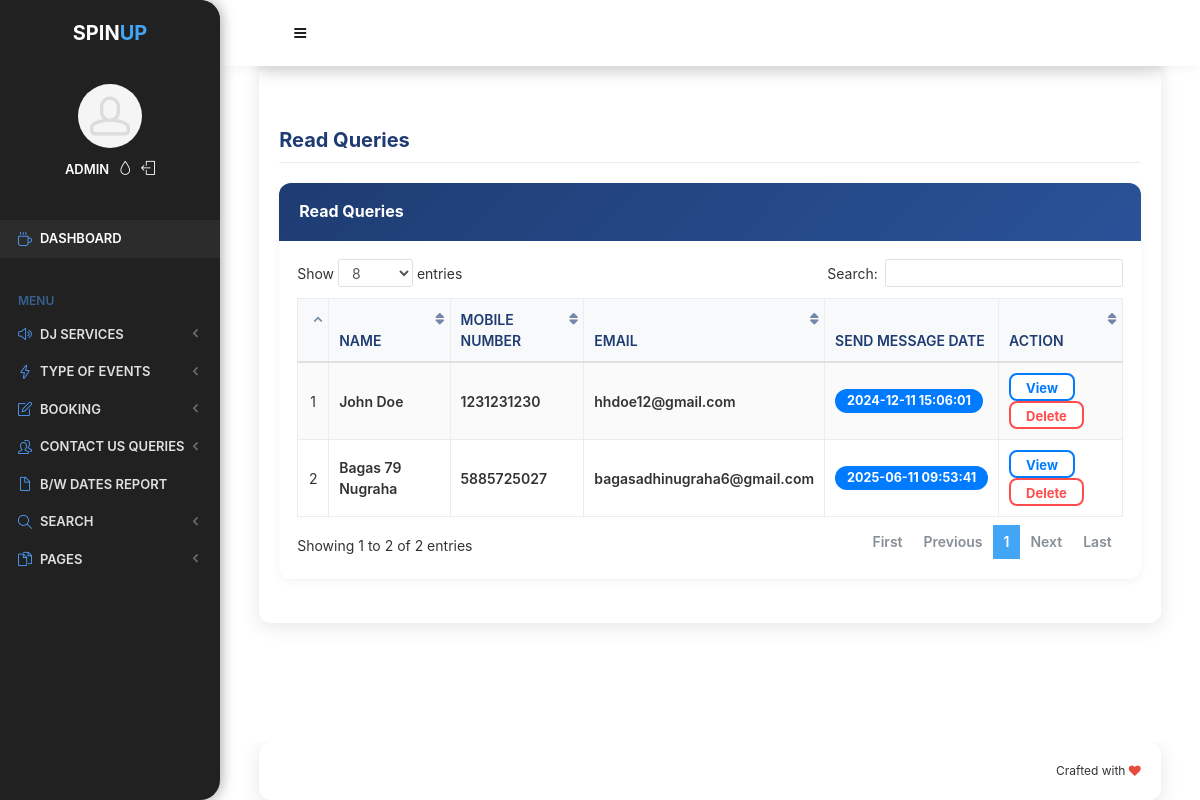
The app's page /odms/admin/read-queries.php (signed in) with its own data.
### tables this page shows
CREATE TABLE `tbluser` (
  `ID` int(10) NOT NULL,
  `Name` varchar(200) DEFAULT NULL,
  `MobileNumber` bigint(10) DEFAULT NULL,
  `Email` varchar(200) DEFAULT NULL,
  `Message` mediumtext DEFAULT NULL,
  `MsgDate` timestamp NULL DEFAULT current_timestamp(),
  `IsRead` int(5) DEFAULT NULL
);

### odms/admin/read-queries.php (the view, shortened to what this page needs)
<?php
if (strlen($_SESSION['odmsaid'] == 0)) {
    header('location:logout.php');
} else {
?>
    <!doctype html>
    <html lang="en" class="no-focus">
    <head>
        <link rel="stylesheet" href="assets/js/plugins/datatables/dataTables.bootstrap4.min.css">
        <link rel="stylesheet" id="css-main" href="assets/css/codebase.min.css">
    </head>
    <body>
        <div id="page-container" class="sidebar-o sidebar-inverse side-scroll page-header-fixed main-content-narrow">
            <?php include_once('includes/sidebar.php'); ?>
            <?php include_once('includes/header.php'); ?>
            <main id="main-container">
                <div class="content">
                    <h2 class="content-heading">Read Queries</h2>
                    <div class="block">
                        <div class="block-header block-header-default">
                            <h3 class="block-title">Read Queries</h3>
                        </div>
                        <div class="block-content block-content-full">
                            <table class="table table-bordered table-striped table-vcenter js-dataTable-full-pagination">
                                <thead>
                                    <tr>
                                        <th class="text-center"></th>
                                        <th class="d-none d-sm-table-cell">Name</th>
                                        <th class="d-none d-sm-table-cell">Mobile Number</th>
                                        <th class="d-none d-sm-table-cell">Email</th>
                                        <th class="d-none d-sm-table-cell">Send Message Date</th>
                                        <th class="d-none d-sm-table-cell" style="width: 15%;">Action</th>
                                    </tr>
                                </thead>
                                <tbody>
                                    <?php
                                    $sql = "SELECT * from tbluser where IsRead='1'";
                                    $query = $dbh->prepare($sql);
                                    $query->execute();
                                    $results = $query->fetchAll(PDO::FETCH_OBJ);
                                    $cnt = 1;
                                    if ($query->rowCount() > 0) {
                                        foreach ($results as $row) { ?>
                                            <tr>
                                                <td class="text-center"><?php echo htmlentities($cnt); ?></td>
                                                <td class="font-w600"><?php echo htmlentities($row->Name); ?></td>
                                                <td class="font-w600"><?php echo htmlentities($row->MobileNumber); ?></td>
                                                <td class="font-w600"><?php echo htmlentities($row->Email); ?></td>
                                                <td class="font-w600">
                                                    <span class="badge badge-primary"><?php echo htmlentities($row->MsgDate); ?></span>
                                                </td>
                                                <td class="d-none d-sm-table-cell">
                                                    <a href="view-user-queries.php?viewid=<?php echo htmlentities($row->ID); ?>" class="btn btn-info btn-sm" target="_blank">View</a>
                                                    <a href="read-queries.php?delid=<?php echo ($row->ID); ?>" onclick="return confirm('Do you really want to Delete ?');" class="btn btn-danger btn-sm">Delete</a>
                                                </td>
                                            </tr>
                                    <?php $cnt = $cnt + 1;
                                        }
                                    } ?>
                                </tbody>
                            </table>
                        </div>
                    </div>
                </div>
            </main>
            <?php include_once('includes/footer.php'); ?>
        </div>
    </body>
    </html>
<?php } ?>

### odms/admin/read-queries.php (style rules this page uses)
body { background: #ffffff; color: #333; }
#page-container { background: transparent; }
.content { background: #ffffff; border-radius: 12px; padding: 20px; box-shadow: 0 4px 20px rgba(0, 0, 0, 0.1); }
.content-heading { color: #1e3c72; font-weight: bold; margin-bottom: 20px; }
.block { background: #ffffff; border-radius: 12px; overflow: hidden; box-shadow: 0 2px 10px rgba(0, 0, 0, 0.05); }
.block-header { background: linear-gradient(135deg, #1e3c72 0%, #2a5298 100%); border-bottom: none; padding: 15px 20px; }
.block-title { color: #ffffff; font-weight: bold; }
.table { background: #ffffff; border-radius: 8px; margin-bottom: 0; }
.table thead th { background: #f8f9fa; color: #1e3c72; font-weight: 600; border-bottom: 2px solid #e0e0e0; }
.table td { vertical-align: middle; }
.badge { padding: 6px 12px; border-radius: 12px; font-weight: bold; font-size: 0.9rem; }
.badge-primary { background: #007BFF; color: #ffffff; font-weight: bold; }
.btn-info { background: #ffffff; border: 2px solid #007BFF; color: #007BFF; border-radius: 8px; padding: 5px 15px; font-weight: bold; transition: all 0.3s ease; }
.btn-danger { background: #ffffff; border: 2px solid #FF4D4D; color: #FF4D4D; border-radius: 8px; padding: 5px 15px; font-weight: bold; transition: all 0.3s ease; }

### records on screen
tbluser: Name "John Doe", MobileNumber "1231231230", Email "hhdoe12@gmail.com", MsgDate "2024-12-11 15:06:01"
tbluser: Name "Bagas 79 Nugraha", MobileNumber "5885725027", Email "bagasadhinugraha6@gmail.com", MsgDate "2025-06-11 09:53:41"
